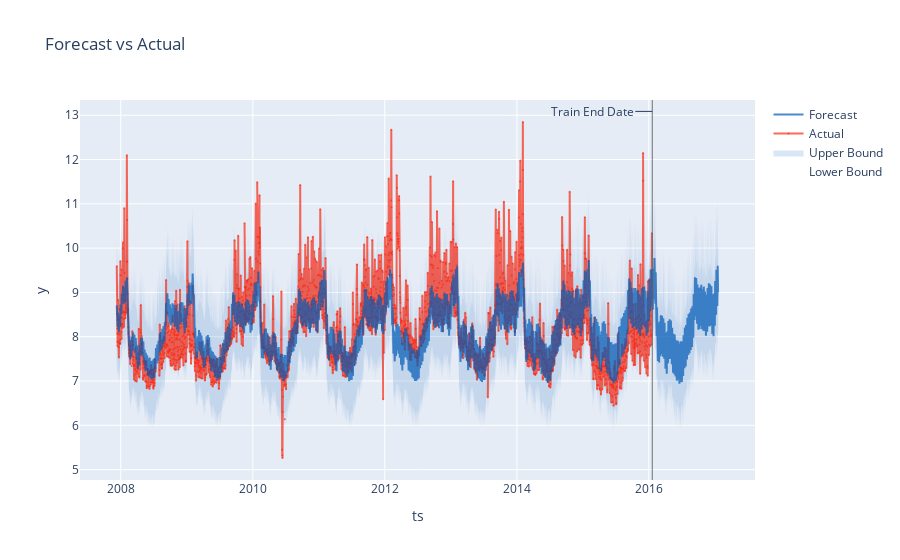

This figure's notebook cell:
### Markdown cell above
For a detailed documentation about the output from
:py:meth:`~greykite.framework.templates.forecaster.Forecaster.run_forecast_config`,
see :doc:`/pages/stepbystep/0500_output`. Here we could plot the forecast.

### Code cell
forecast = result.forecast
fig = forecast.plot()
plotly.io.show(fig)

### Figure 1 — Plotly figure (JSON) as saved in the notebook; plotly's stock layout.template omitted (floating-point values rounded to 4 significant figures; data arrays with more than 128 entries replaced by an {"elided": "..."} marker saying what was removed)
{"data": [{"legendgroup": "interval", "line": {"color": "rgba(0, 90, 181, 0.5)", "width": 0}, "mode": "lines", "name": "Lower Bound", "type": "scatter", "x": {"elided": "3329 str values"}, "y": {"elided": "3329 float values"}}, {"fill": "tonexty", "fillcolor": "rgba(0, 90, 181, 0.15)", "legendgroup": "interval", "line": {"color": "rgba(0, 90, 181, 0.5)", "width": 0}, "mode": "lines", "name": "Upper Bound", "type": "scatter", "x": {"elided": "3329 str values"}, "y": {"elided": "3329 float values"}}, {"line": {"color": "rgba(250, 43, 20, 0.7)"}, "marker": {"color": "rgba(250, 43, 20, 0.7)", "size": 2}, "mode": "lines+markers", "name": "Actual", "opacity": 1, "type": "scatter", "x": {"elided": "3329 str values"}, "y": {"elided": "3329 float values"}}, {"line": {"color": "rgba(0, 90, 181, 0.7)", "dash": "solid"}, "name": "Forecast", "type": "scatter", "x": {"elided": "3329 str values"}, "y": {"elided": "3329 float values"}}], "layout": {"annotations": [{"arrowhead": 0, "ax": -60, "ay": 0, "showarrow": true, "text": "Train End Date", "x": "2016-01-20T00:00:00", "xref": "x", "y": 0.97, "yref": "paper"}], "legend": {"traceorder": "reversed"}, "shapes": [{"line": {"color": "rgba(100, 100, 100, 0.9)", "width": 1}, "type": "line", "x0": "2016-01-20T00:00:00", "x1": "2016-01-20T00:00:00", "xref": "x", "y0": 0, "y1": 1, "yref": "paper"}], "showlegend": true, "title": {"text": "Forecast vs Actual"}, "xaxis": {"title": {"text": "ts"}}, "yaxis": {"title": {"text": "y"}}}}
